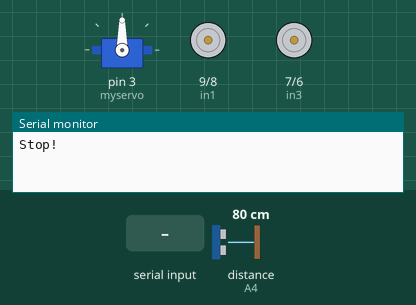
Bench run of a sketch on a simulated Arduino Uno, built with avr-gcc and run on an emulated ATmega328P. On the bench: servo, motor-driver pin pairs drawn as motors (green arrow = first pin HIGH = forward, orange = second pin HIGH = backward, longer = more drive, scaled by the enable pin), the last lines printed to the serial monitor. Wiring (inferred from the names in the program): ultrasonic range finder: trigger A5; echo A4. The inputs (shaded band) are chosen by the test bench; at power-on: distance to the obstacle (sensor on A4) 80 cm. The echo pulse lasts 58.3 µs per cm.

Above: at 1.7 s.
1.8 s: "A" received over Serial
At 4.0 s:
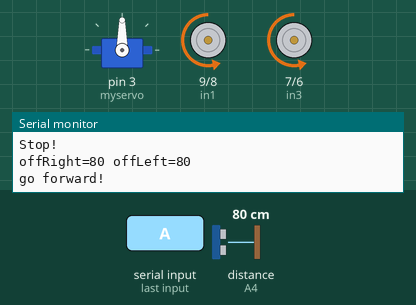
4.8 s: distance to the obstacle (sensor on A4) set to 33 cm
6.8 s: distance to the obstacle (sensor on A4) set to 29 cm
At 11.8 s:
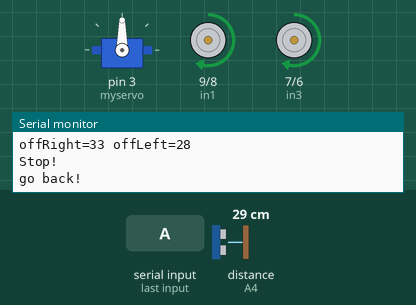
12.8 s: distance to the obstacle (sensor on A4) set to 35 cm
At 15.6 s:
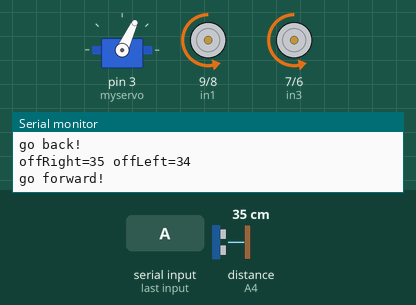
15.8 s: distance to the obstacle (sensor on A4) set to 2 cm
At 17.6 s:
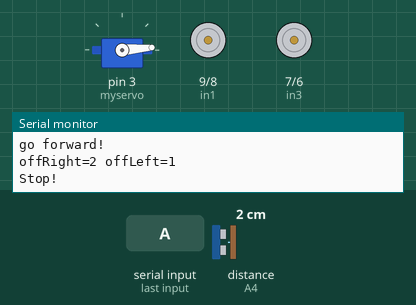
Timing chart, 0 to 27.1 s (numbered marks = the images above; inputs shaded):
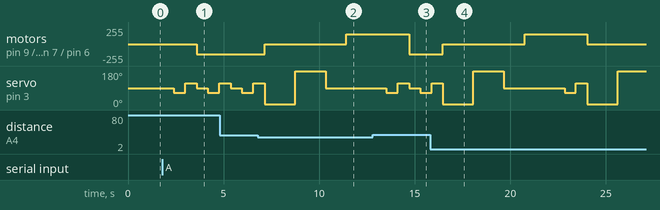

The sketch:

bluebot.ino
```cpp
//BlueBot V1.0
//2017.05.03
//Clifton C. Craig

#include <Servo.h> //servo library
Servo myservo; // create servo object to control servo
char getstr;
int AUTONOMOUS = 1;
int MANUAL = 0;
int state = 0;
int Echo = A4;
int Trig = A5;
//Right wheel
int ENA = 11;
int in1 = 9;
int in2 = 8;

//Left wheel
int ENB = 5;
int in3 = 7;
int in4 = 6;

int ABS = 150;
int rightDistance = 0,leftDistance = 0,middleDistance = 0;
int THRESHOLD = 30;

void _mForward()
{
 analogWrite(ENA,ABS);
 analogWrite(ENB,ABS);
 digitalWrite(in1,LOW);
 digitalWrite(in2,HIGH);
 digitalWrite(in3,LOW);
 digitalWrite(in4,HIGH);
 Serial.println("go forward!");
}

void _mBack()
{
 analogWrite(ENA,ABS);
 analogWrite(ENB,ABS);
 digitalWrite(in1,HIGH);
 digitalWrite(in2,LOW);
 digitalWrite(in3,HIGH);
 digitalWrite(in4,LOW);
 Serial.println("go back!");
}

void _mleft()
{
 analogWrite(ENA,ABS);
 analogWrite(ENB,ABS);
 digitalWrite(in1,LOW);
 digitalWrite(in2,HIGH);
 digitalWrite(in3,HIGH);
 digitalWrite(in4,LOW);
 Serial.println("go left!");
}

void _mright()
{
 analogWrite(ENA,ABS);
 analogWrite(ENB,ABS);
 digitalWrite(in1,HIGH);
 digitalWrite(in2,LOW);
 digitalWrite(in3,LOW);
 digitalWrite(in4,HIGH);
 Serial.println("go right!");
}
void _mStop()
{
  digitalWrite(ENA,LOW);
  digitalWrite(ENB,LOW);
  Serial.println("Stop!");
}
 /*Ultrasonic distance measurement Sub function*/
int Distance_test()
{
  delay(90);
  digitalWrite(Trig, LOW);
  delayMicroseconds(2);
  digitalWrite(Trig, HIGH);
  delayMicroseconds(30);
  digitalWrite(Trig, LOW);
  float Fdistance = pulseIn(Echo, HIGH);
  Fdistance= Fdistance/58;
  return (int)Fdistance;
}

void setup()
{
  myservo.attach(3);// attach servo on pin 3 to servo object
  Serial.begin(9600);
  pinMode(Echo, INPUT);
  pinMode(Trig, OUTPUT);
  pinMode(in1,OUTPUT);
  pinMode(in2,OUTPUT);
  pinMode(in3,OUTPUT);
  pinMode(in4,OUTPUT);
  pinMode(ENA,OUTPUT);
  pinMode(ENB,OUTPUT);
  _mStop();
  lookAhead();
  #ifdef debug
  debug();
  #endif
}

int lookNScan(int pos)
{
    myservo.write(pos);//setservo position according to scaled value
    delay(500);
    return Distance_test();
}

void lookAhead()
{
    //setservo position according to scaled value
    middleDistance = lookNScan(90);
    #ifdef send
    Serial.print("middleDistance=");
    Serial.println(middleDistance);
    #endif
}

int lookOffRight()
{
      int offRight = lookNScan(65);

      #ifdef send
      Serial.print("offRight=");
      Serial.println(offRight);
      #endif
      return offRight;
}

int lookOffLeft()
{
      int offLeft = lookNScan(115);

      #ifdef send
      Serial.print("offLeft=");
      Serial.println(offLeft);
      #endif
      return offLeft;
}

void loop()
{
  getstr=Serial.read();
  if(getstr=='A') {
    stateChange();
  } else if(state == AUTONOMOUS) {
    autonomous();
  } else if(state == MANUAL) {
    processCmd();
  }

}

void processCmd()
{
 if(getstr=='f')
  {
    _mForward();
  }
  else if(getstr=='b')
  {
    _mBack();
    delay(200);
  }
  else if(getstr=='l')
  {
    _mleft();
    delay(200);
  }
  else if(getstr=='r')
  {
    _mright();
    delay(200);
  }
  else if(getstr=='s')
  {
     _mStop();
  }
}

void stateChange()
{
  if(state == MANUAL)
    state = AUTONOMOUS;
  else if(state == AUTONOMOUS)
    state = MANUAL;
}

void autonomous()
{
    lookAhead();
    int r = lookOffRight();
    int l = lookOffLeft();

      Serial.print("offRight=");
      Serial.print(r);
      Serial.print(" offLeft=");
      Serial.println(l);
    if(middleDistance<=THRESHOLD || l<=THRESHOLD || r<=THRESHOLD)
    {
      handleCollision();
    }
    else
        _mForward();
}

void handleCollision()
{
        _mStop();
      rightDistance = lookNScan(5);
      delay(1000);

      #ifdef send
      Serial.print("rightDistance=");
      Serial.println(rightDistance);
      #endif

      leftDistance = lookNScan(180);
      delay(1000);

      #ifdef send
      Serial.print("leftDistance=");
      Serial.println(leftDistance);
      #endif

      lookAhead();
      delay(500);
      if(rightDistance>leftDistance)
      {
        _mBack();
        delay(500);
        _mright();
        delay(500);
       }
       else if(rightDistance<leftDistance)
       {
        _mBack();
        delay(500);
        _mleft();
        delay(500);
       }
       else if((rightDistance<=THRESHOLD)||(leftDistance<=THRESHOLD))
       {
        _mBack();
        delay(1500);
       }
       else
       {
        _mForward();
       }
}


void debug()
{
  Serial.print("Debugging! Enter l, r, f, b, or x to exit debug.");
  int resume = 1;
  while(resume == 1) {
    int last = ' ';
    if(Serial.available() > 0)
      last = Serial.read();
     switch(last)
     {
      case 'l':
        _mleft();
        break;
      case 'r':
        _mright();
        break;
      case 'f':
        _mForward();
        break;
      case 'b':
        _mBack();
        break;
      case 'x':
        Serial.print("Done Debugging!");
        return;
        break;
     }
      delay(500);
     _mStop();
     last = ' ';
  }
}
```

Measured:
- the behaviour switches between 32 and 31 cm on distance to the obstacle (sensor on A4) (found by bisection; images 1 and 2)
- after the input at 1.8 s, motor on pin 9 (in1) / pin 8 (in2), motor on pin 7 (in3) / pin 6 (in4): stopped → backward 150/255 after 1.8 s; servo on pin 3 (myservo): 90° → 65° after 0.60 s, → 115° 0.60 s later, → 90° 0.60 s later, → 65° 0.60 s later, … (5 changes in this stretch)
- after the input at 6.8 s, motor on pin 9 (in1) / pin 8 (in2), motor on pin 7 (in3) / pin 6 (in4): backward 150/255 → stopped after 0.35 s, → forward 150/255 4.3 s later
- after the input at 12.8 s, motor on pin 9 (in1) / pin 8 (in2), motor on pin 7 (in3) / pin 6 (in4): forward 150/255 → backward 150/255 after 1.9 s
- after the input at 15.8 s, motor on pin 9 (in1) / pin 8 (in2), motor on pin 7 (in3) / pin 6 (in4): backward 150/255 → stopped after 0.68 s, → forward 150/255 4.3 s later, → stopped 3.3 s later
